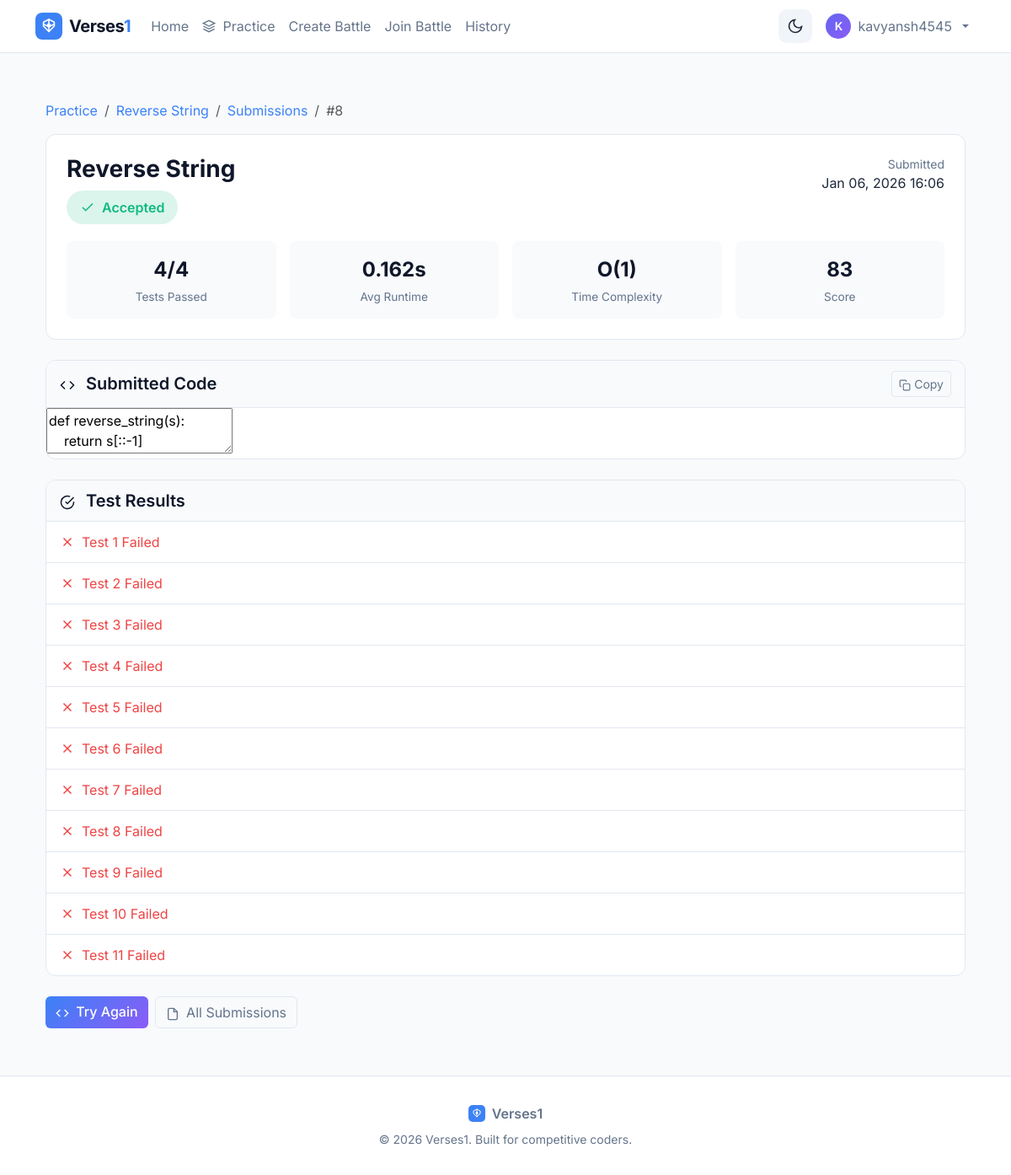
Screenshot of /submission/8/ (signed in) with the database file from the repository.
### battles/models.py (models this page shows, shortened)
class ProblemStatement(models.Model):
    DIFFICULTY_CHOICES = [
        ('easy', 'Easy'),
        ('medium', 'Medium'),
        ('hard', 'Hard'),
    ]
    title = models.CharField(max_length=200)
    slug = models.SlugField(unique=True)
    description = models.TextField(help_text="Problem description in Markdown")
    input_format = models.TextField(help_text="Description of input format")
    output_format = models.TextField(help_text="Description of expected output format")
    constraints = models.TextField(help_text="Constraints (e.g., 1 <= n <= 10^5)")
    example_input = models.TextField(help_text="Example input to show users")
    example_output = models.TextField(help_text="Expected output for example")
    example_explanation = models.TextField(blank=True, help_text="Explanation of the example")
    difficulty = models.CharField(max_length=10, choices=DIFFICULTY_CHOICES, default='easy')
    categories = models.ManyToManyField(Category, related_name='problems', blank=True)
    time_limit_seconds = models.FloatField(default=2.0, help_text="Time limit per test case")
    memory_limit_mb = models.IntegerField(default=256, help_text="Memory limit in MB")
    function_signature = models.CharField(
        max_length=200,
        help_text="Function signature users must implement, e.g., 'def solution(nums, target):'"
    )
    starter_code = models.TextField(
        blank=True,
        help_text="Starter code template for users"
    )
    is_active = models.BooleanField(default=True)
    created_at = models.DateTimeField(auto_now_add=True)
    updated_at = models.DateTimeField(auto_now=True)
    class Meta:
        ordering = ['difficulty', 'title']

class PracticeSubmission(models.Model):
    user = models.ForeignKey(User, on_delete=models.CASCADE, related_name='practice_submissions')
    problem = models.ForeignKey(ProblemStatement, on_delete=models.CASCADE, related_name='practice_submissions')
    code_content = models.TextField()
    submitted_at = models.DateTimeField(auto_now_add=True)
    tests_passed = models.IntegerField(default=0)
    tests_total = models.IntegerField(default=0)
    all_tests_passed = models.BooleanField(default=False)
    test_results = models.JSONField(null=True, blank=True)
    avg_execution_time = models.FloatField(null=True, blank=True)
    complexity_score = models.FloatField(null=True, blank=True)
    performance_score = models.FloatField(null=True, blank=True)
    total_score = models.FloatField(null=True, blank=True)
    time_complexity_estimate = models.CharField(max_length=20, null=True, blank=True)
    class Meta:
        ordering = ['-submitted_at']

### battles/views.py (the view)
# urls.py: path('submission/<int:submission_id>/', views.submission_detail, name='submission_detail'),
@login_required
def submission_detail(request, submission_id):
    submission = get_object_or_404(
        PracticeSubmission,
        id=submission_id,
        user=request.user
    )
    return render(request, 'battles/submission_detail.html', {
        'submission': submission,
        'problem': submission.problem,
    })

### battles/templates/battles/submission_detail.html (shortened to what this page needs)
{% extends 'base.html' %}
{% load static %}
{% block extra_css %}
<link rel="stylesheet" href="https://cdnjs.cloudflare.com/ajax/libs/codemirror/5.65.16/codemirror.min.css">
<link rel="stylesheet" href="https://cdnjs.cloudflare.com/ajax/libs/codemirror/5.65.16/theme/dracula.min.css">
{% endblock %}
{% block content %}
<div class="container py-4">
    <nav aria-label="breadcrumb" class="mb-3">
        <ol class="breadcrumb">
            <li class="breadcrumb-item"><a href="{% url 'practice' %}">Practice</a></li>
            <li class="breadcrumb-item"><a href="{% url 'practice_problem' problem.slug %}">{{ problem.title }}</a></li>
            <li class="breadcrumb-item"><a href="{% url 'submission_history' problem.slug %}">Submissions</a></li>
            <li class="breadcrumb-item active">#{{ submission.id }}</li>
        </ol>
    </nav>
    <div class="submission-header">
        <div class="d-flex justify-content-between align-items-start flex-wrap gap-3">
            <div>
                <h3 class="fw-bold mb-2">{{ problem.title }}</h3>
                <span class="submission-status {% if submission.all_tests_passed %}status-accepted{% else %}status-failed{% endif %}">
                    {% if submission.all_tests_passed %}
                    <svg width="18" height="18" viewBox="0 0 24 24" fill="none" stroke="currentColor" stroke-width="2">
                        <polyline points="20 6 9 17 4 12"/>
                    </svg>
                    Accepted
                    {% else %}
                    <svg width="18" height="18" viewBox="0 0 24 24" fill="none" stroke="currentColor" stroke-width="2">
                        <line x1="18" y1="6" x2="6" y2="18"/>
                        <line x1="6" y1="6" x2="18" y2="18"/>
                    </svg>
                    Failed ({{ submission.tests_passed }}/{{ submission.tests_total }})
                    {% endif %}
                </span>
            </div>
            <div class="text-end">
                <small class="text-muted d-block">Submitted</small>
                <span>{{ submission.submitted_at|date:"M d, Y H:i" }}</span>
            </div>
        </div>
        <div class="stats-grid">
            <div class="stat-box">
                <div class="stat-value">{{ submission.tests_passed }}/{{ submission.tests_total }}</div>
                <div class="stat-label">Tests Passed</div>
            </div>
            {% if submission.avg_execution_time %}
            <div class="stat-box">
                <div class="stat-value">{{ submission.avg_execution_time|floatformat:3 }}s</div>
                <div class="stat-label">Avg Runtime</div>
            </div>
            {% endif %}
            {% if submission.time_complexity_estimate %}
            <div class="stat-box">
                <div class="stat-value">{{ submission.time_complexity_estimate }}</div>
                <div class="stat-label">Time Complexity</div>
            </div>
            {% endif %}
            {% if submission.total_score %}
            <div class="stat-box">
                <div class="stat-value">{{ submission.total_score|floatformat:0 }}</div>
                <div class="stat-label">Score</div>
            </div>
            {% endif %}
        </div>
    </div>
    <div class="code-section">
        <div class="code-header">
            <h5>
                <svg width="18" height="18" viewBox="0 0 24 24" fill="none" stroke="currentColor" stroke-width="2" class="me-2">
                    <polyline points="16 18 22 12 16 6"/>
                    <polyline points="8 6 2 12 8 18"/>
                </svg>
                Submitted Code
            </h5>
            <button class="btn btn-sm btn-outline-secondary" onclick="copyCode()">
                <svg width="14" height="14" viewBox="0 0 24 24" fill="none" stroke="currentColor" stroke-width="2">
                    <rect x="9" y="9" width="13" height="13" rx="2" ry="2"/>
                    <path d="M5 15H4a2 2 0 0 1-2-2V4a2 2 0 0 1 2-2h9a2 2 0 0 1 2 2v1"/>
                </svg>
                Copy
            </button>
        </div>
        <textarea id="codeDisplay">{{ submission.code_content }}</textarea>
    </div>
    {% if submission.test_results %}
    <div class="test-results">
        <div class="code-header">
            <h5>
                <svg width="18" height="18" viewBox="0 0 24 24" fill="none" stroke="currentColor" stroke-width="2" class="me-2">
                    <path d="M22 11.08V12a10 10 0 1 1-5.93-9.14"/>
                    <polyline points="22 4 12 14.01 9 11.01"/>
                </svg>
                Test Results
            </h5>
        </div>
        {% for test in submission.test_results %}
        <div class="test-result-item">
            <div class="d-flex align-items-center gap-2">
                {% if test.passed %}
                <svg width="18" height="18" viewBox="0 0 24 24" fill="none" stroke="#10b981" stroke-width="2">
                    <polyline points="20 6 9 17 4 12"/>
                </svg>
                <span class="test-passed">Test {{ forloop.counter }} Passed</span>
                {% else %}
                <svg width="18" height="18" viewBox="0 0 24 24" fill="none" stroke="#ef4444" stroke-width="2">
                    <line x1="18" y1="6" x2="6" y2="18"/>
                    <line x1="6" y1="6" x2="18" y2="18"/>
                </svg>
                <span class="test-failed">Test {{ forloop.counter }} Failed</span>
                {% endif %}
            </div>
        </div>
        {% endfor %}
    </div>
    {% endif %}
    <div class="d-flex gap-2 mt-4">
        <a href="{% url 'practice_problem' problem.slug %}" class="btn btn-primary">
            <svg width="16" height="16" viewBox="0 0 24 24" fill="none" stroke="currentColor" stroke-width="2" class="me-1">
                <polyline points="16 18 22 12 16 6"/>
                <polyline points="8 6 2 12 8 18"/>
            </svg>
            Try Again
        </a>
        <a href="{% url 'submission_history' problem.slug %}" class="btn btn-outline-secondary">
            <svg width="16" height="16" viewBox="0 0 24 24" fill="none" stroke="currentColor" stroke-width="2" class="me-1">
                <path d="M14 2H6a2 2 0 0 0-2 2v16a2 2 0 0 0 2 2h12a2 2 0 0 0 2-2V8z"/>
                <polyline points="14 2 14 8 20 8"/>
            </svg>
            All Submissions
        </a>
    </div>
</div>
{% endblock %}

### battles/templates/base.html (shortened to what this page needs)
<!DOCTYPE html>
{% load static %}
<html lang="en" data-theme="light">
<head>
    <link href="https://cdn.jsdelivr.net/npm/bootstrap@5.3.2/dist/css/bootstrap.min.css" rel="stylesheet">
    <link href="{% static 'battles/css/site.css' %}" rel="stylesheet">
    {% block extra_css %}{% endblock %}
</head>
<body>
    <nav class="navbar navbar-expand-lg">
        <div class="container">
            <a class="navbar-brand d-flex align-items-center gap-2" href="{% url 'home' %}">
                <span class="brand-text">Verses<span class="brand-accent">1</span></span>
            </a>
            <div class="collapse navbar-collapse" id="navbarNav">
                <ul class="navbar-nav me-auto">
                    <li class="nav-item">
                        <a class="nav-link" href="{% url 'home' %}">Home</a>
                    </li>
                    <li class="nav-item">
                        <a class="nav-link" href="{% url 'practice' %}">
                            <svg width="16" height="16" viewBox="0 0 24 24" fill="none" stroke="currentColor" stroke-width="2" style="margin-right: 4px; vertical-align: -2px;">
                                <path d="M12 2L2 7l10 5 10-5-10-5z"/>
                                <path d="M2 17l10 5 10-5"/>
                                <path d="M2 12l10 5 10-5"/>
                            </svg>
                            Practice
                        </a>
                    </li>
                    {% if user.is_authenticated %}
                        <li class="nav-item">
                            <a class="nav-link" href="{% url 'create_battle' %}">Create Battle</a>
                        </li>
                        <li class="nav-item">
                            <a class="nav-link" href="{% url 'join_battle' %}">Join Battle</a>
                        </li>
                        <li class="nav-item">
                            <a class="nav-link" href="{% url 'battle_history' %}">History</a>
                        </li>
                    {% endif %}
                </ul>
                <ul class="navbar-nav align-items-center">
                    <li class="nav-item me-2">
                        <button class="theme-toggle" onclick="toggleTheme()" title="Toggle dark mode">
                            <svg class="moon-icon" width="20" height="20" viewBox="0 0 24 24" fill="none" stroke="currentColor" stroke-width="2">
                                <path d="M21 12.79A9 9 0 1 1 11.21 3 7 7 0 0 0 21 12.79z"/>
                            </svg>
                        </button>
                    </li>
                    {% if user.is_authenticated %}
                        <li class="nav-item dropdown">
                            <a class="nav-link dropdown-toggle d-flex align-items-center gap-2" href="#" role="button" data-bs-toggle="dropdown" aria-expanded="false">
                                <div class="user-avatar-sm">{{ user.username|slice:":1"|upper }}</div>
                                {{ user.username }}
                            </a>
                        </li>
                    {% endif %}
                </ul>
            </div>
        </div>
    </nav>
    <div class="main-content">
        <div class="container">
            {% block content %}{% endblock %}
        </div>
    </div>
    <footer class="footer text-center">
        <div class="container">
            <div class="d-flex justify-content-center align-items-center gap-2 mb-2">
                <span class="fw-semibold">Verses1</span>
            </div>
            <p class="mb-0 small">&copy; 2026 Verses1. Built for competitive coders.</p>
        </div>
    </footer>
</body>
</html>

### rows the page displays
ProblemStatement: title "Reverse String"
PracticeSubmission: id "8", submitted_at "Jan 06, 2026 16:06", tests_passed "4", tests_total "4", avg_execution_time "0.162", time_complexity_estimate "O(1)", total_score "83", code_content "def reverse_string(s): return s[::-1]"

### other values shown
{{ user.username|slice:":1"|upper }} "K"
{{ user.username }} "kavyansh4545"
